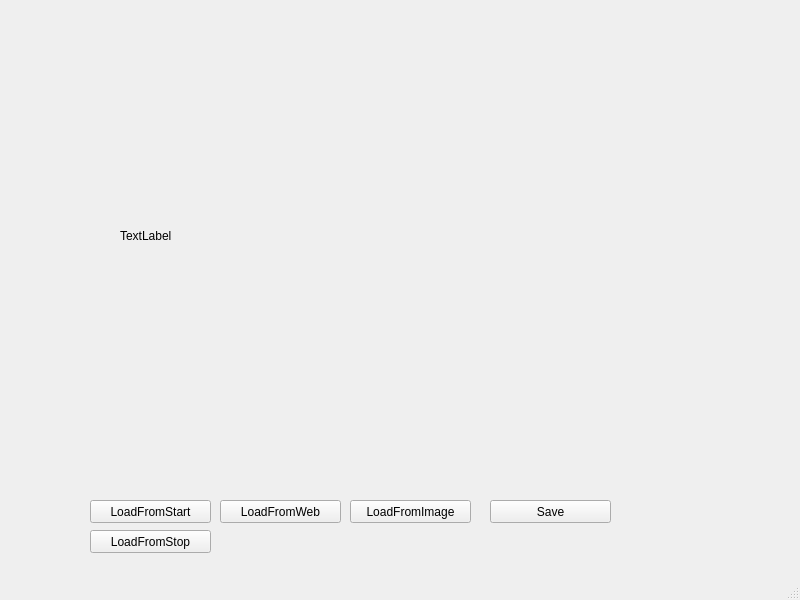
<?xml version="1.0" encoding="UTF-8"?>
<ui version="4.0">
 <class>MainWindow</class>
 <widget class="QMainWindow" name="MainWindow">
  <property name="geometry">
   <rect>
    <x>0</x>
    <y>0</y>
    <width>800</width>
    <height>600</height>
   </rect>
  </property>
  <property name="windowTitle">
   <string>MainWindow</string>
  </property>
  <widget class="QWidget" name="centralwidget">
   <widget class="QLabel" name="lbl_picture">
    <property name="geometry">
     <rect>
      <x>120</x>
      <y>20</y>
      <width>541</width>
      <height>431</height>
     </rect>
    </property>
    <property name="text">
     <string>TextLabel</string>
    </property>
   </widget>
   <widget class="QPushButton" name="btn_loadFromStart">
    <property name="geometry">
     <rect>
      <x>90</x>
      <y>500</y>
      <width>121</width>
      <height>23</height>
     </rect>
    </property>
    <property name="text">
     <string>LoadFromStart</string>
    </property>
   </widget>
   <widget class="QPushButton" name="btn_loadFromWeb">
    <property name="geometry">
     <rect>
      <x>220</x>
      <y>500</y>
      <width>121</width>
      <height>23</height>
     </rect>
    </property>
    <property name="text">
     <string>LoadFromWeb</string>
    </property>
   </widget>
   <widget class="QPushButton" name="btn_savePicture">
    <property name="geometry">
     <rect>
      <x>490</x>
      <y>500</y>
      <width>121</width>
      <height>23</height>
     </rect>
    </property>
    <property name="text">
     <string>Save</string>
    </property>
   </widget>
   <widget class="QPushButton" name="btn_loadFromImage">
    <property name="geometry">
     <rect>
      <x>350</x>
      <y>500</y>
      <width>121</width>
      <height>23</height>
     </rect>
    </property>
    <property name="text">
     <string>LoadFromImage</string>
    </property>
   </widget>
   <widget class="QPushButton" name="btn_loadFromStop">
    <property name="geometry">
     <rect>
      <x>90</x>
      <y>530</y>
      <width>121</width>
      <height>23</height>
     </rect>
    </property>
    <property name="text">
     <string>LoadFromStop</string>
    </property>
   </widget>
  </widget>
  <widget class="QMenuBar" name="menubar">
   <property name="geometry">
    <rect>
     <x>0</x>
     <y>0</y>
     <width>800</width>
     <height>21</height>
    </rect>
   </property>
  </widget>
  <widget class="QStatusBar" name="statusbar"/>
 </widget>
 <resources/>
 <connections/>
</ui>
